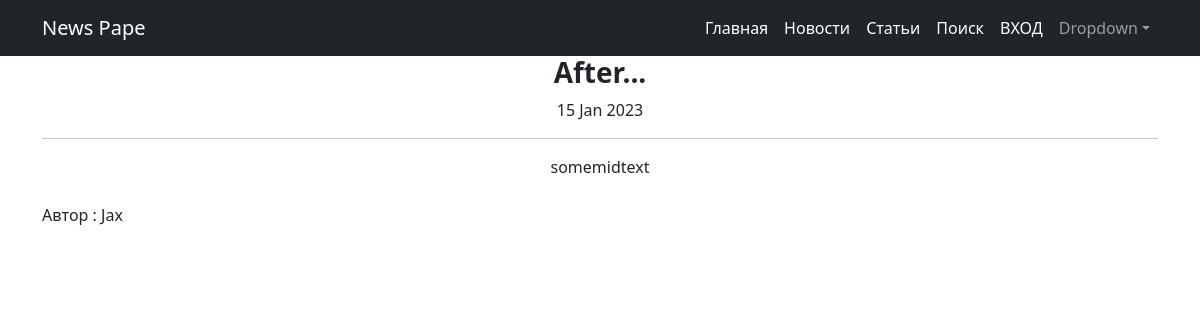
Page /search/4/ on the earlier database version.
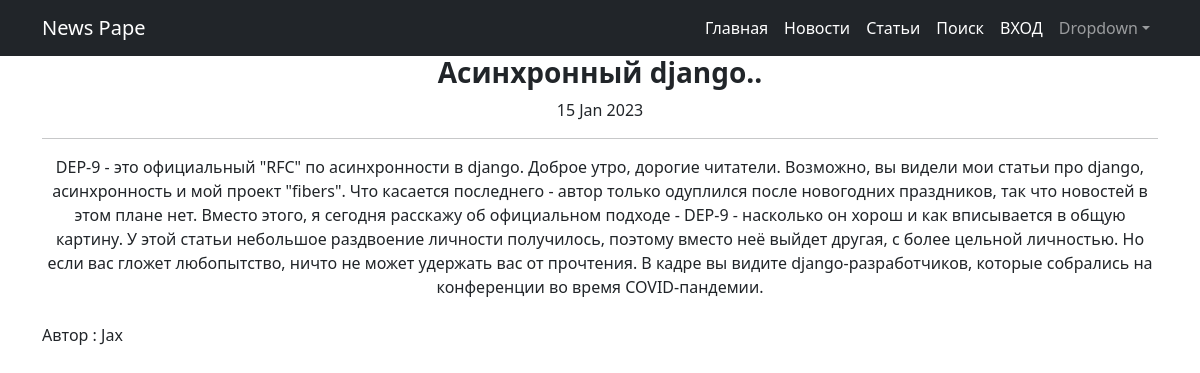
Same page on the later database version.
### news/models.py (models this page shows, shortened)
class Post(models.Model):
    author = models.ForeignKey(Author, on_delete=models.CASCADE)
    NEWS = 'nw'
    ARTICLE = 'ar'
    CATEGORY_CHOICES = ((NEWS, 'Новость'), (ARTICLE, 'Статья'))
    categoryType = models.CharField(max_length=2, choices=CATEGORY_CHOICES, default=NEWS)
    dateCreation = models.DateTimeField(auto_now_add=True)
    postCategory = models.ManyToManyField(Category, through='PostCategory')
    title = models.CharField(max_length=128)
    text = models.TextField()
    rating = models.SmallIntegerField(default=0)

class Author(models.Model):
    authorUser = models.OneToOneField(User, on_delete=models.CASCADE)
    ratingAuthor = models.SmallIntegerField(default=0)
    def __str__(self):
        return '{}'.format(self.authorUser)

### news/views.py (the view)
# urls.py: path('search/<int:pk>/', PostDitail.as_view()),
class PostDitail(DetailView):
    model = Post
    context_object_name = 'Detail'
    template_name = 'news/post_detail.html'

### news/templatetags/custom_filters.py (called while the page is built)
@register.filter()
def censor(value):
    bad_words = ('компания','компании')
    if not isinstance(value, str):
        raise TypeError(f"unresolved type '{type(value)}' expected  type 'str'")
    specialsimbols=('!', ',', '.', ':', ';')
    for word in value.split():
        if word[len(word)-1] in specialsimbols:
            word = word[:len(word)-1]
        if word.lower() in bad_words:
            value = value.replace(word, f"{word[0]}{'*' * (len(word) - 1)}{word[-1]}")
    return value

### news/templates/news/post_detail.html (shortened to what this page needs)
{% extends 'flatpages/default.html' %}
{% load custom_filters %}
{% block content %}
<h3><strong>{{ Detail.title }}</strong></h3>
{{ Detail.dateCreation|date:'d M Y' }}<br>
<hr>
{{ Detail.text|censor }}<br><br>
<p align="left">Автор : {{ Detail.author }}</p>
{% endblock content %}

Differences in the rows shown:
changed Post "Jax": title "After..." → "Асинхронный django.."; text|censor "somemidtext" → "DEP-9 - это официальный \"RFC\" по асинхронности в django. Доброе утро, дорогие читатели. Возможно, вы видели мои статьи про django, асинхронность и мой проект \"fibers\". Что касается последнего - автор только одуплился после новогодних праздников, так что новостей в этом плане нет. Вместо этого, я сегодня расскажу об официальном подходе - DEP-9 - насколько он хорош и как вписывается в общую картину. У этой статьи небольшое раздвоение личности получилось, поэтому вместо неё выйдет другая, с более цельной личностью. Но если вас гложет любопытство, ничто не может удержать вас от прочтения. В кадре вы видите django-разработчиков, которые собрались на конференции во время COVID-пандемии."
